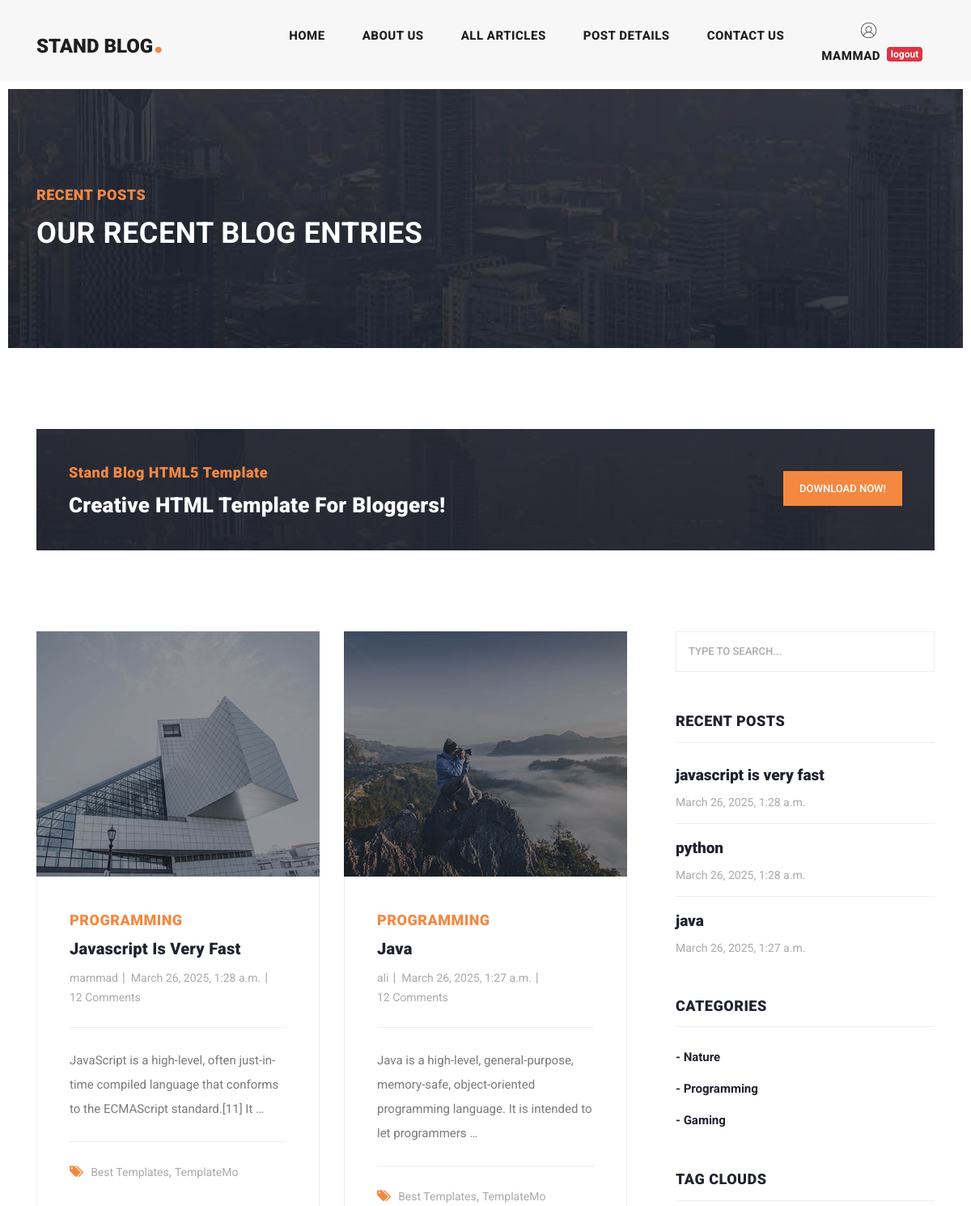
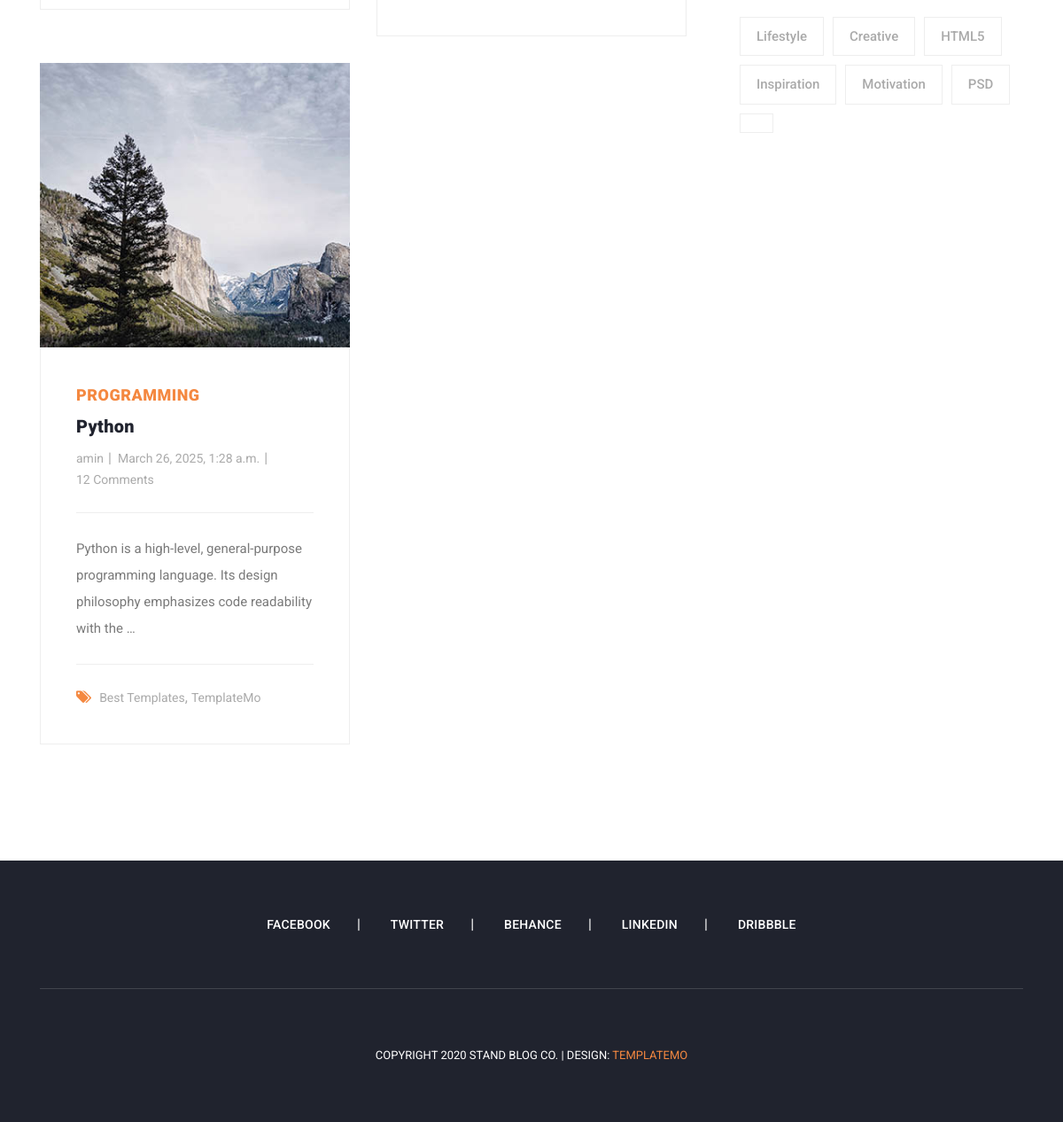
/articles/category/2 (signed in), run on the app's committed database (2 pictures, top to bottom).
### blog/models.py (models this page shows, shortened)
class Article(models.Model):
    author = models.ForeignKey(User , on_delete=models.SET_NULL, null=True , blank=True , related_name='articles')
    title = models.CharField(max_length=80)
    category = models.ManyToManyField(Category , related_name="articles")
    body = models.TextField()
    image = models.ImageField(upload_to='images/articles')
    created = models.DateTimeField(auto_now_add=True)
    updated = models.DateTimeField(auto_now=True)
    is_published = models.BooleanField(default=True)
    slug = models.SlugField(blank=True , unique=True)
    objects = models.Manager()
    class Meta:
        ordering = ('-updated','-created')
    def get_absolute_url(self):
        return reverse('blog:article_detail', kwargs={'slug': self.slug})

class Category(models.Model):
    title = models.CharField(max_length=100)
    created = models.DateTimeField(auto_now_add=True)
    def __str__(self):
        return self.title

### blog/views.py (the view)
# urls.py: path('category/<int:pk>', views.category_detail , name='category_detail'),
def category_detail(request , pk=None):
    category = get_object_or_404(Category, id=pk)
    articles = category.articles.all()
    return render(request , "blog/articles_list.html" , {'articles':articles})

### context_processors/context_processors.py (called while the page is built)
def recent_articles(request):
    recent_articles = Article.objects.order_by('-created')
    categories = Category.objects.all()
    return {'recent_articles': recent_articles , "categories": categories}

### blog/templates/blog/articles_list.html (shortened to what this page needs)
{% extends 'base.html' %}
{% load static %}
{% block content %}
    <div class="heading-page header-text">
      <section class="page-heading">
        <div class="container">
          <div class="row">
            <div class="col-lg-12">
              <div class="text-content">
                <h4>Recent Posts</h4>
                <h2>Our Recent Blog Entries</h2>
              </div>
            </div>
          </div>
        </div>
      </section>
    </div>
    <section class="call-to-action">
      <div class="container">
        <div class="row">
          <div class="col-lg-12">
            <div class="main-content">
              <div class="row">
                <div class="col-lg-8">
                  <span>Stand Blog HTML5 Template</span>
                  <h4>Creative HTML Template For Bloggers!</h4>
                </div>
                <div class="col-lg-4">
                  <div class="main-button">
                    <a href="https://templatemo.com/tm-551-stand-blog" target="_parent">Download Now!</a>
                  </div>
                </div>
              </div>
            </div>
          </div>
        </div>
      </div>
    </section>
    <section class="blog-posts grid-system">
      <div class="container">
        <div class="row">
          <div class="col-lg-8">
            <div class="all-blog-posts">
              <div class="row">
                  {% for article in articles %}
                      <div class="col-lg-6">
                  <div class="blog-post">
                    <div class="blog-thumb">
                      <img src="{{ article.image.url }}" alt="">
                    </div>
                    <div class="down-content">
                      <span>{{ article.category.all.first }}</span>
                      <a href="{{ article.get_absolute_url }}"><h4>{{ article.title }}</h4></a>
                      <ul class="post-info">
                        <li><a href="#">{{ article.author.username }}</a></li>
                        <li><a href="#">{{ article.created }}</a></li>
                        <li><a href="#">12 Comments</a></li>
                      </ul>
                        <p>{{ article.body|truncatewords:15 }}</p>
                      <div class="post-options">
                        <div class="row">
                          <div class="col-lg-12">
                            <ul class="post-tags">
                              <li><i class="fa fa-tags"></i></li>
                              <li><a href="#">Best Templates</a>,</li>
                              <li><a href="#">TemplateMo</a></li>
                            </ul>
                          </div>
                        </div>
                      </div>
                    </div>
                  </div>
                </div>
                  {% endfor %}
                <div class="col-lg-12">
                </div>
              </div>
            </div>
          </div>
        {% include 'includes/sidebar.html' %}
        </div>
      </div>
    </section>
{% endblock %}

### templates/includes/header.html (shortened to what this page needs)
{% load static %}
<header class="">
      <nav class="navbar navbar-expand-lg">
        <div class="container">
          <a class="navbar-brand" href="index.html"><h2>Stand Blog<em>.</em></h2></a>
          <div class="collapse navbar-collapse" id="navbarResponsive">
            <ul class="navbar-nav ml-auto">
              <li class="nav-item{% if request.resolver_match.url_name == 'home' %} active {% endif %}">
                <a class="nav-link" href="{% url 'home_app:home' %}">Home
                </a>
              </li>
              <li class="nav-item">
                <a class="nav-link" href="about.html">About Us</a>
              </li>
              <li class="nav-item {% if request.resolver_match.url_name == 'articles_list' %} active {% endif %} ">
                <a class="nav-link" href="{% url 'blog:articles_list' %}">All Articles</a>
              </li>
              <li class="nav-item">
                <a class="nav-link" href="post-details.html">Post Details</a>
              </li>
              <li class="nav-item">
                <a class="nav-link" href="{% url 'blog:contact_us' %}">Contact Us</a>
              </li>
              <li class="nav-item">
                  {% if request.user.is_authenticated %}
                      {% if user.profile.image %}
                          <span><img src="{{ user.profile.image.url }}" width="25px" height="25px" style="border-radius: 100%" alt=""></span>
                          {% else %}
                          <span><img src="{% static 'images/icons/index.jpg' %}" width="25px" height="25px" style="border-radius: 100%" alt=""></span>
                      {% endif %}
                      <div class="d-flex">
                          <a class="nav-link" href="">{{ request.user.username }}</a>
                      <a href={% url 'account:logout' %}><span class="badge badge-danger mt-2">logout</span></a>
                      </div>
                  {% else %}
                      <div class="d-flex" >
                      <a class="nav-link" href={% url 'account:login' %}>login</a> __
                      <a class="nav-link" href={% url 'account:register' %}>register</a>
                      </div>
                  {% endif %}
              </li>
            </ul>
          </div>
        </div>
      </nav>
    </header>

### templates/includes/sidebar.html
{% load static %}
<div class="col-lg-4">
            <div class="sidebar">
              <div class="row">
                <div class="col-lg-12">
                  <div class="sidebar-item search">
                    <form id="search_form" name="gs" method="GET" action="{% url 'blog:search_articles' %}">
                      <input type="text" name="q" class="searchText" placeholder="type to search..." autocomplete="on">
                    </form>
                  </div>
                </div>
                <div class="col-lg-12">
                  <div class="sidebar-item recent-posts">
                    <div class="sidebar-heading">
                      <h2>Recent Posts</h2>
                    </div>
                    <div class="content">
                      <ul>
                        {% for article in recent_articles %}
                            <li><a href="{{ article.get_absolute_url }}">
                              <h5>{{ article.title }}</h5>
                              <span>{{ article.created }}</span>
                        </a></li>
                        {% endfor %}
                      </ul>
                    </div>
                  </div>
                </div>
                <div class="col-lg-12">
                  <div class="sidebar-item categories">
                    <div class="sidebar-heading">
                      <h2>Categories</h2>
                    </div>
                    <div class="content">
                      <ul>
                          {% for category in categories %}
                              <li><a href="{% url 'blog:category_detail' category.id %}">- {{ category.title }}</a></li>
                          {% endfor %}
                      </ul>
                    </div>
                  </div>
                </div>
                <div class="col-lg-12">
                  <div class="sidebar-item tags">
                    <div class="sidebar-heading">
                      <h2>Tag Clouds</h2>
                    </div>
                    <div class="content">
                      <ul>
                        <li><a href="#">Lifestyle</a></li>
                        <li><a href="#">Creative</a></li>
                        <li><a href="#">HTML5</a></li>
                        <li><a href="#">Inspiration</a></li>
                        <li><a href="#">Motivation</a></li>
                        <li><a href="#">PSD</a></li>
                        <li><a href="#">{{ name }}</a></li>
                      </ul>
                    </div>
                  </div>
                </div>
              </div>
            </div>
          </div>

### data on the page
Article: image (picture), category.all.first "PROGRAMMING", title "Javascript Is Very Fast", author.username "mammad", created "March 26, 2025, 1:28 a.m.", body "JavaScript is a high-level, often just-in-time compiled language that conforms to the ECMAScript standard.[11] It …", title "javascript is very fast"
Article: image (picture), category.all.first "PROGRAMMING", title "Java", author.username "ali", created "March 26, 2025, 1:27 a.m.", body "Java is a high-level, general-purpose, memory-safe, object-oriented programming language. It is intended to let programmers …", title "java"
Article: image (picture), category.all.first "PROGRAMMING", title "Python", author.username "amin", created "March 26, 2025, 1:28 a.m.", body "Python is a high-level, general-purpose programming language. Its design philosophy emphasizes code readability with the …", title "python"
Category: title "Nature"
Category: title "Programming"
Category: title "Gaming"

### other printed values
{{ request.user.username }} "MAMMAD"
